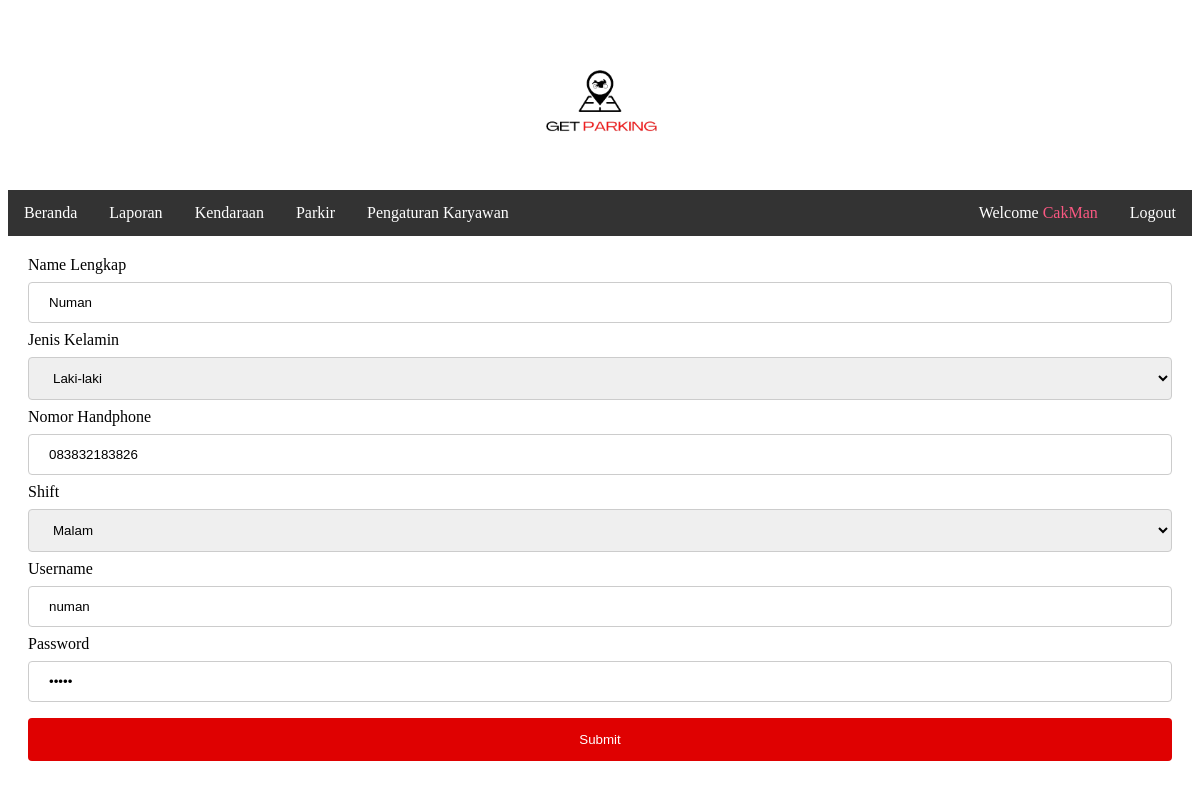
/edit-karyawan.php?id=2 (signed in), run on the app's committed database.
### tables this page shows
CREATE TABLE IF NOT EXISTS `user` (
`id` int(11) NOT NULL,
  `username` varchar(20) NOT NULL,
  `password` varchar(16) NOT NULL,
  `namalengkap` varchar(30) NOT NULL,
  `kelamin` varchar(12) NOT NULL,
  `no_hp` varchar(16) NOT NULL,
  `shift` varchar(10) NOT NULL,
  `level` varchar(20) NOT NULL
);

### www/edit-karyawan.php (the view, shortened to what this page needs)
<?php
include "koneksi.php";
?>
<!DOCTYPE html>
<html>
<head>
<link rel="stylesheet" type="text/css" href="styles.css"/>
</head>
<body>
<center>
    <img src="images/logo.png" style="width: 15%"/>
</center>
<ul class="topnav">
	<?php if($_SESSION['level'] == 'admin'){ ?>
  <li><a href="home.php">Beranda</a></li>
  <li class="dropdown"><a href="javascript:void(0)" class="dropbtn">Laporan</a>
  </li>
  <li class="dropdown"><a href="javascript:void(0)" class="dropbtn">Kendaraan</a>
  </li>
    <li class="dropdown"><a href="javascript:void(0)" class="dropbtn">Parkir</a>
    </li>
    <li class="dropdown">
      <a href="javascript:void(0)" class="dropbtn">Pengaturan Karyawan</a>
    </li>
    <li class="right"><a href="logout.php">Logout</a></li>
    <li class="right"><font style="display: block;color: white;text-align: center;padding: 14px 16px;text-decoration: none;"><? echo "Welcome  "?><font style="color: #FA5882;"><? echo $_SESSION['namalengkap'] ?></font></font></li>
  <?php }if($_SESSION['level'] == 'kr'){ ?>
    <li><a href="home.php">Beranda</a></li>
    <li class="dropdown"><a href="javascript:void(0)" class="dropbtn">Laporan</a>
      <div class="dropdown-content">
        <a href="log-parkir.php">Laporan Parkir</a>
      </div>
    </li>
      <li class="dropdown"><a href="javascript:void(0)" class="dropbtn">Parkir</a>
        <div class="dropdown-content">
          <a href="tambah-parkir.php">Tambah Ruang Parkir</a>
          <a href="data-parkir.php">Data Ruang Parkir</a>
        </div>
      </li>
      <li class="right"><a href="logout.php">Logout</a></li>
      <li class="right"><font style="display: block;color: white;text-align: center;padding: 14px 16px;text-decoration: none;"><? echo "Welcome  "?><font style="color: #FA5882;"><? echo $_SESSION['namalengkap'] ?></font></font></li>
<?php }if($_SESSION['level'] == 'kp1' || $_SESSION['level'] == 'kp2'){?>
  <li><a href="home.php">Beranda</a></li>
  <li class="dropdown"><a href="javascript:void(0)" class="dropbtn">Laporan</a>
    <div class="dropdown-content">
      <a href="log-parkir.php">Laporan Parkir</a>
          </div>
  </li>
  <li class="dropdown"><a href="javascript:void(0)" class="dropbtn">Kendaraan</a>
      <div class="dropdown-content">
        <a href="entry-mobil.php">Entry Kendaraan Masuk</a>
        <a href="mobilaktif.php">Data Kendaraan Aktif</a>
      </div>
  </li>
    <li class="right"><a href="logout.php">Logout</a></li>
    <li class="right"><font style="display: block;color: white;text-align: center;padding: 14px 16px;text-decoration: none;"><? echo "Welcome  "?><font style="color: #FA5882;"><? echo $_SESSION['namalengkap'] ?></font></font></li>
    <?php }?>
  </ul>
  <div>
	<?php
	$id = $_GET['id'];
	$query_mysql = mysqli_query($connect,"SELECT * FROM user WHERE id='$id'");
	while($data = mysqli_fetch_array($query_mysql)){
	?>
  <form action="update-karyawan.php" method="post">
	<label for="namalengkap">Name Lengkap</label>
    <input type="text" id="namalengkap" name="namalengkap" value="<?php echo $data['namalengkap'] ?>">
	<label for="kelamin">Jenis Kelamin</label>
    <select id="kelamin" name="kelamin">
	  <? if($data['kelamin']=='Laki-laki')
		{
	  ?>
	  <option selected value="Laki-laki">Laki-laki</option>
	  <?
		}else{
	  ?>
		<option value="Laki-laki">Laki-laki</option>
      <option selected value="Perempuan">Perempuan</option>
		<?}
		?>
    </select>
	<label for="no_hp">Nomor Handphone</label>
    <input type="text" id="no_hp" name="no_hp" value="<?php echo $data['no_hp'] ?>">
	<label for="shift">Shift</label>
    <select id="shift" name="shift" value="<?php echo $data['shift'] ?>">
	  <? if($data['shift']=='Pagi')
		{
	  ?>
      <option selected value="Pagi">Pagi</option>
      <option value="Sore">Sore</option>
	  <option value="Malam">Malam</option>
		<?}elseif($data['shift']=='Sore')
		{
		?><option value="Pagi">Pagi</option>
      <option selected value="Sore">Sore</option>
	  <option value="Malam">Malam</option>
		<?}else{
		?>
	  <option selected value="Malam">Malam</option>
		<?}?>
    </select>
	<label for="username">Username</label>
    <input type="text" id="username" name="username" value="<?php echo $data['username'] ?>">
	<label for="password">Password</label>
    <input type="password" id="password" name="password" value="<?php echo $data['password'] ?>">
	<input type="submit" value="Submit">
  </form>
	<?php } ?>
</div>
</body>
</html>

### www/styles.css (style rules this page uses)
ul { list-style-type: none; margin: 0; padding: 0; overflow: hidden; background-color: #333; }
li { float: left; }
li a, .dropbtn { display: inline-block; color: white; text-align: center; padding: 14px 16px; text-decoration: none; }
li.dropdown { display: inline-block; }
ul.topnav li.right { float: right; }
input[type=text], select { width: 100%; padding: 12px 20px; margin: 8px 0; display: inline-block; border: 1px solid #ccc; border-radius: 4px; box-sizing: border-box; }
input[type=password], select { width: 100%; padding: 12px 20px; margin: 8px 0; display: inline-block; border: 1px solid #ccc; border-radius: 4px; box-sizing: border-box; }
input[type=submit] { width: 100%; background-color: #DF0101; color: white; padding: 14px 20px; margin: 8px 0; border: none; border-radius: 4px; cursor: pointer; }
body { background-color: #FFFFFF; }
div { border-radius: 5px; padding: 20px; background-color: #FFFFFF; }

### data on the page
user: namalengkap "Numan", kelamin "Laki-laki", no_hp "083832183826", shift "Malam", username "numan"

### other printed values
$_SESSION['namalengkap'] "CakMan"
